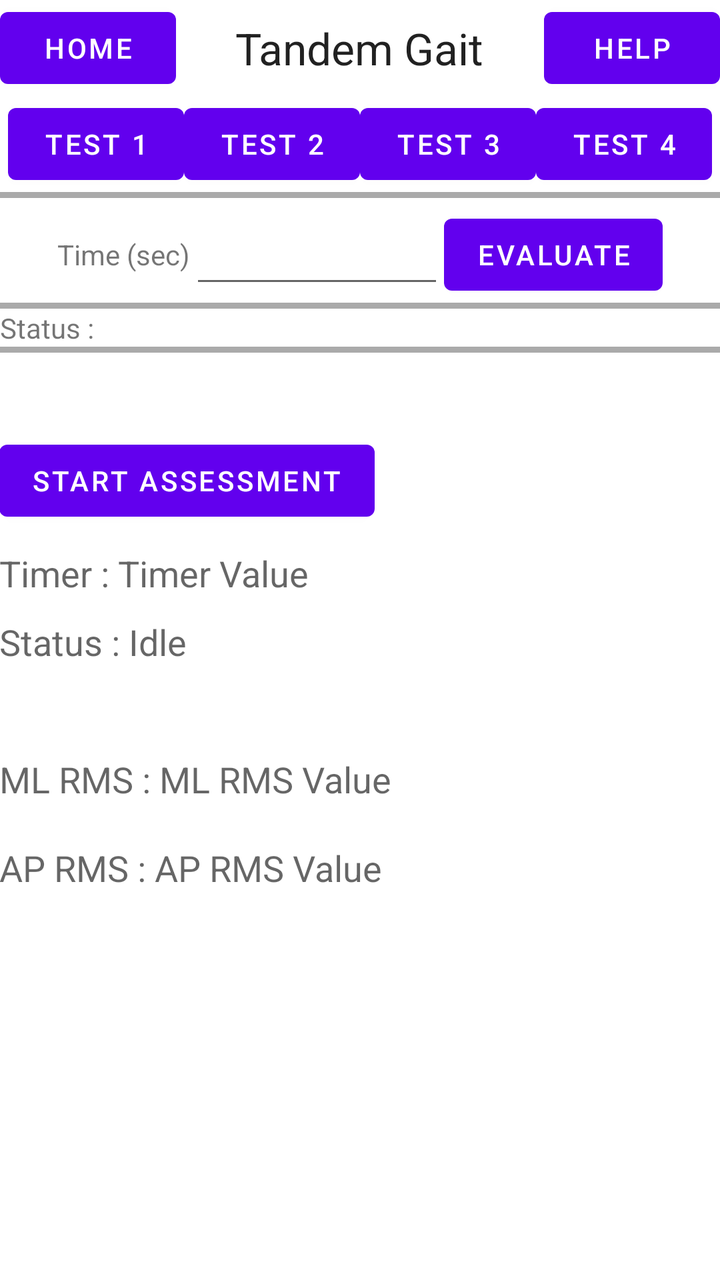
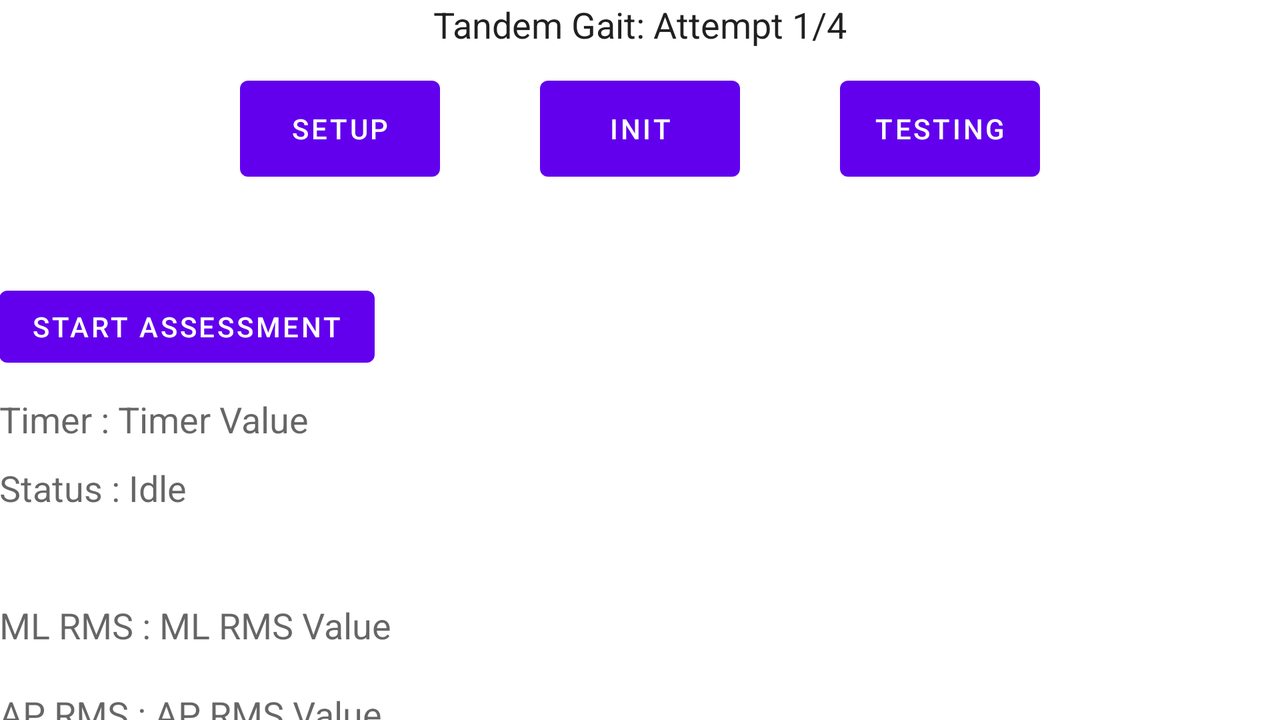

First picture: res/layout/ on a phone held upright. Second picture: the repository's own variant of that layout, on a device whose configuration matches the variant's folder. Source for both follows.
<!-- AndroidManifest.xml: fallback theme Theme.MaterialComponents.DayNight.NoActionBar -->
<!-- res/layout/gait.xml -->
<?xml version="1.0" encoding="utf-8"?>
<ScrollView
    xmlns:android="http://schemas.android.com/apk/res/android"
    android:layout_width="fill_parent"
    android:layout_height="fill_parent">



    <LinearLayout xmlns:android="http://schemas.android.com/apk/res/android"
        android:orientation="vertical" android:layout_width="match_parent"
        android:layout_height="match_parent">

        <GridLayout
            android:layout_width="match_parent"
            android:layout_height="wrap_content">

            <Button
                android:text="Home"
                android:onClick="home_icon_clicked"/>

            <TextView
                android:layout_width="wrap_content"
                android:layout_height="wrap_content"
                android:textAppearance="?android:attr/textAppearanceLarge"
                android:text="Tandem Gait"
                android:layout_gravity="center"
                android:id="@+id/title_text_tandem"/>

            <Button
                android:text="Help"
                android:onClick="help_icon_clicked"/>

        </GridLayout>

        <GridLayout
            android:layout_width="wrap_content"
            android:layout_height="wrap_content"
            android:layout_gravity="center_horizontal"
            android:id="@+id/grid_testbuttons">

            <Button
                android:text="Test 1"
                android:layout_width="wrap_content"
                android:layout_height="wrap_content"
                android:id="@+id/button_test1"
                android:onClick="button_test1_clicked"/>
            <Button
                android:text="Test 2"
                android:layout_width="wrap_content"
                android:layout_height="wrap_content"
                android:id="@+id/button_test2"
                android:onClick="button_test2_clicked"/>
            <Button
                android:text="Test 3"
                android:layout_width="wrap_content"
                android:layout_height="wrap_content"
                android:id="@+id/button_test3"
                android:onClick="button_test3_clicked"/>
            <Button
                android:text="Test 4"
                android:layout_width="wrap_content"
                android:layout_height="wrap_content"
                android:id="@+id/button_test4"
                android:onClick="button_test4_clicked"/>

        </GridLayout>

        <View
            android:layout_width="match_parent"
            android:layout_height="3dp"
            android:background="@android:color/darker_gray"/>

        <GridLayout
            android:layout_width="wrap_content"
            android:layout_height="wrap_content"
            android:layout_gravity="center_horizontal">

            <TextView
                android:layout_width="wrap_content"
                android:layout_height="wrap_content"
                android:text="Time (sec)"
                android:id="@+id/text_enter_time" />


            <EditText
                android:layout_width="127dp"
                android:layout_height="50dp"
                android:text=""
                android:id="@+id/edit_time"
                android:inputType="numberDecimal"/>

            <Button
                android:text = "Evaluate"
                android:onClick="evaluate_clicked"/>
        </GridLayout>


        <View
            android:layout_width="match_parent"
            android:layout_height="3dp"
            android:background="@android:color/darker_gray"/>

        <TextView
            android:layout_width="wrap_content"
            android:layout_height="wrap_content"
            android:text="Status : "
            android:id="@+id/text_evaluate_status" />


        <View
            android:layout_width="match_parent"
            android:layout_height="3dp"
            android:background="@android:color/darker_gray"/>




        <include layout="@layout/raheel_main"/>


    </LinearLayout>

</ScrollView>
<!-- res/layout/raheel_main.xml (included above) -->
<?xml version="1.0" encoding="utf-8"?>
<LinearLayout xmlns:android="http://schemas.android.com/apk/res/android"
    android:orientation="vertical" android:layout_width="match_parent"
    android:layout_height="match_parent">


    <RelativeLayout xmlns:android="http://schemas.android.com/apk/res/android"
        xmlns:tools="http://schemas.android.com/tools"
        android:layout_width="match_parent"
        android:layout_height="wrap_content"
        android:paddingBottom="@dimen/activity_vertical_margin"
        android:paddingLeft="@dimen/activity_horizontal_margin"
        android:paddingRight="@dimen/activity_horizontal_margin"
        android:paddingTop="@dimen/activity_vertical_margin"
        tools:context="com.example.raheel.concussion_assessment.MainActivity">



        <TextView
            android:layout_width="wrap_content"
            android:layout_height="wrap_content"
            android:textAppearance="?android:attr/textAppearanceMedium"
            android:text="Azimuth : "
            android:id="@+id/textazimuth"
            android:layout_marginTop="28dp"
            android:visibility="gone"/>

        <TextView
            android:layout_width="wrap_content"
            android:layout_height="wrap_content"
            android:textAppearance="?android:attr/textAppearanceMedium"
            android:text="Azimuth Value"
            android:id="@+id/textazimuthvalue"
            android:layout_alignTop="@+id/textazimuth"
            android:layout_toRightOf="@+id/textazimuth"
            android:layout_toEndOf="@+id/textazimuth"
            android:visibility="gone"/>

        <TextView
            android:layout_width="wrap_content"
            android:layout_height="wrap_content"
            android:textAppearance="?android:attr/textAppearanceMedium"
            android:text="Pitch : "
            android:id="@+id/textpitch"
            android:layout_marginTop="15dp"
            android:layout_below="@+id/textazimuth"
            android:layout_alignLeft="@+id/textazimuth"
            android:visibility="gone"/>

        <TextView
            android:layout_width="wrap_content"
            android:layout_height="wrap_content"
            android:textAppearance="?android:attr/textAppearanceMedium"
            android:text="Pitch Value"
            android:id="@+id/textpitchvalue"
            android:layout_alignTop="@+id/textpitch"
            android:layout_toRightOf="@+id/textpitch"
            android:visibility="gone"/>

        <TextView
            android:layout_width="wrap_content"
            android:layout_height="wrap_content"
            android:textAppearance="?android:attr/textAppearanceMedium"
            android:text="Roll : "

            android:layout_marginTop="15dp"
            android:id="@+id/textroll"
            android:layout_below="@+id/textpitch"
            android:layout_alignLeft="@+id/textpitch"
            android:visibility="gone"/>

        <TextView
            android:layout_width="wrap_content"
            android:layout_height="wrap_content"
            android:textAppearance="?android:attr/textAppearanceMedium"
            android:text="`Roll Value"
            android:id="@+id/textrollvalue"
            android:layout_centerVertical="true"
            android:layout_toRightOf="@+id/textroll"
            android:layout_alignTop="@+id/textroll"
            android:visibility="gone"/>



        <Button
            android:layout_width="wrap_content"
            android:layout_height="wrap_content"
            android:text="Start Assessment"
            android:id="@+id/button"
            android:layout_marginTop="40dp"
            android:onClick="start_clicked"
            android:layout_below="@+id/textroll"
            android:layout_alignLeft="@+id/textroll" />

        <TextView
            android:layout_width="wrap_content"
            android:layout_height="wrap_content"
            android:textAppearance="?android:attr/textAppearanceMedium"
            android:text="Timer : "

            android:layout_marginTop="10dp"
            android:id="@+id/texttimer"
            android:layout_below="@+id/button"
            android:layout_alignLeft="@+id/button"/>

        <TextView
            android:layout_width="wrap_content"
            android:layout_height="wrap_content"
            android:textAppearance="?android:attr/textAppearanceMedium"
            android:text="Timer Value"
            android:id="@+id/texttimervalue"
            android:layout_centerVertical="true"
            android:layout_toRightOf="@+id/texttimer"
            android:layout_alignTop="@+id/texttimer"/>

        <TextView
            android:layout_width="wrap_content"
            android:layout_height="wrap_content"
            android:textAppearance="?android:attr/textAppearanceMedium"
            android:text="Status : "

            android:layout_marginTop="10dp"
            android:id="@+id/textstatus"
            android:layout_below="@+id/texttimer"
            android:layout_alignLeft="@+id/texttimer"/>

        <TextView
            android:layout_width="wrap_content"
            android:layout_height="wrap_content"
            android:textAppearance="?android:attr/textAppearanceMedium"
            android:text="Idle"
            android:id="@+id/textstatusvalue"
            android:layout_centerVertical="true"
            android:layout_toRightOf="@+id/textstatus"
            android:layout_alignTop="@+id/textstatus"/>


        <TextView
            android:layout_width="wrap_content"
            android:layout_height="wrap_content"
            android:textAppearance="?android:attr/textAppearanceMedium"
            android:text="MVD : "
            android:visibility="invisible"
            android:id="@+id/textMVD"
            android:layout_alignLeft="@+id/textstatus"
            android:layout_below="@+id/textstatus"/>

        <TextView
            android:layout_width="wrap_content"
            android:layout_height="wrap_content"
            android:textAppearance="?android:attr/textAppearanceMedium"
            android:text="MVD Value"
            android:visibility="invisible"
            android:id="@+id/textMVDvalue"
            android:layout_centerVertical="true"
            android:layout_toRightOf="@+id/textMVD"
            android:layout_alignTop="@+id/textMVD"/>

        <TextView
            android:layout_width="wrap_content"
            android:layout_height="wrap_content"
            android:textAppearance="?android:attr/textAppearanceMedium"
            android:text="ML RMS : "

            android:layout_marginTop="20dp"
            android:id="@+id/textMLRMS"
            android:layout_below="@+id/textMVD"
            android:layout_alignLeft="@+id/textMVD"/>

        <TextView
            android:layout_width="wrap_content"
            android:layout_height="wrap_content"
            android:textAppearance="?android:attr/textAppearanceMedium"
            android:text="ML RMS Value"
            android:id="@+id/textMLRMSvalue"
            android:layout_centerVertical="true"
            android:layout_toRightOf="@+id/textMLRMS"
            android:layout_alignTop="@+id/textMLRMS"/>


        <TextView
            android:layout_width="wrap_content"
            android:layout_height="wrap_content"
            android:textAppearance="?android:attr/textAppearanceMedium"
            android:text="AP RMS : "

            android:layout_marginTop="20dp"
            android:id="@+id/textAPRMS"
            android:layout_below="@+id/textMLRMS"
            android:layout_alignLeft="@+id/textMLRMS"/>

        <TextView
            android:layout_width="wrap_content"
            android:layout_height="wrap_content"
            android:textAppearance="?android:attr/textAppearanceMedium"
            android:text="AP RMS Value"
            android:id="@+id/textAPRMSvalue"
            android:layout_centerVertical="true"
            android:layout_toRightOf="@+id/textAPRMS"
            android:layout_alignTop="@+id/textAPRMS"/>

        <TextView
            android:layout_width="wrap_content"
            android:layout_height="wrap_content"
            android:textAppearance="?android:attr/textAppearanceMedium"
            android:text="PD : "
            android:visibility="invisible"
            android:layout_marginTop="20dp"
            android:id="@+id/textPD"
            android:layout_below="@+id/textAPRMS"
            android:layout_alignLeft="@+id/textAPRMS"/>

        <TextView
            android:layout_width="wrap_content"
            android:layout_height="wrap_content"
            android:textAppearance="?android:attr/textAppearanceMedium"
            android:text="PD Value"
            android:visibility="invisible"
            android:id="@+id/textPDvalue"
            android:layout_centerVertical="true"
            android:layout_toRightOf="@+id/textPD"
            android:layout_alignTop="@+id/textPD"/>

    </RelativeLayout>
</LinearLayout>
<!-- resources referenced by this layout -->
<resources>

</resources>
<!-- res/layout-land/gait.xml (the repository's variant of the layout above) -->
<!-- drawn on the phone turned sideways -->
<?xml version="1.0" encoding="utf-8"?>
<FrameLayout
    xmlns:android="http://schemas.android.com/apk/res/android"
    android:layout_width="fill_parent"
    android:layout_height="fill_parent"
    android:id="@+id/gaitFrame"
    android:clickable="false">

    <LinearLayout
        android:orientation="vertical" android:layout_width="match_parent"
        android:layout_height="match_parent">

        <TextView
            android:layout_width="wrap_content"
            android:layout_height="wrap_content"
            android:textAppearance="?android:attr/textAppearanceLarge"
            android:text="Tandem Gait: Attempt 1/4"
            android:layout_gravity="center"
            android:textSize="18sp"
            android:id="@+id/title_text_tandem"/>

        <LinearLayout
            android:layout_width="match_parent"
            android:layout_height="70dp"
            android:layout_gravity="center_horizontal"
            android:id="@+id/grid_testbuttons"
            android:layout_marginTop="5dp">

            <View
                android:layout_width="0dp"
                android:layout_height="match_parent"
                android:layout_weight="1"/>

            <Button
                android:text="Setup"
                android:layout_width="100dp"
                android:layout_height="60dp"
                android:id="@+id/button_test1"
                android:clickable="false"
                android:elevation="8dp"
                android:layout_gravity="center_vertical"/>
            <View
                android:layout_width="50dp"
                android:layout_height="match_parent"/>

            <Button
                android:text="Init"
                android:layout_width="100dp"
                android:layout_height="60dp"
                android:id="@+id/button_test2"
                android:clickable="false"
                android:elevation="8dp"
                android:layout_gravity="center_vertical"
                />
            <View
                android:layout_width="50dp"
                android:layout_height="match_parent"/>

            <Button
                android:text="Testing"
                android:layout_width="100dp"
                android:layout_height="60dp"
                android:id="@+id/button_test3"
                android:clickable="false"
                android:elevation="8dp"
                android:layout_gravity="center_vertical"
                />
            <View
                android:layout_width="0dp"
                android:layout_height="match_parent"
                android:layout_weight="1"/>




        </LinearLayout>


        <include layout="@layout/raheel_main" />


    </LinearLayout>

</FrameLayout>
